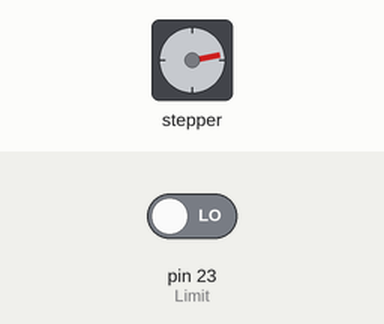
Bench run of a sketch on a simulated Arduino Mega 2560, built with avr-gcc and run on an emulated ATmega2560. On the bench: stepper motor. Wiring (inferred from the names in the program): stepper motor driver (200 steps per turn assumed): step pin 3; direction pin 4. Inputs (shaded band) come from the test bench; at power-on: pin 23 (Limit) LOW.

Above: at 1.2 s.
1.3 s: pin 23 (Limit) driven HIGH
At 7.1 s:
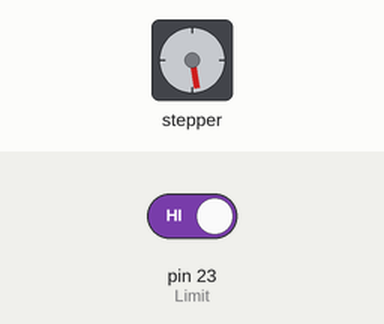
At 18.4 s:
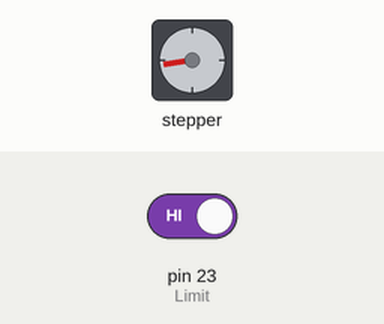
Timing chart, 0 to 29.2 s (numbered marks = the images above; inputs shaded):
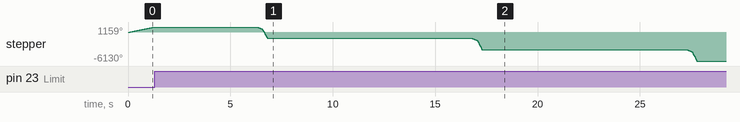

The sketch:

Stepper_Driver.ino
```cpp
int PUL=3; //define Pulse pin
int DIR=4; //define Direction pin
int Limit = 23; //define Enable Pin

//accelstepper

int timeDel = 100;
int steps = 1350;

void setup() {
  pinMode (PUL, OUTPUT);
  pinMode (DIR, OUTPUT);
  pinMode (Limit, INPUT);

}

void loop()
{
  Serial.println(digitalRead(Limit));
  while(digitalRead(Limit) == LOW)
  {
    digitalWrite(DIR,HIGH);
    digitalWrite(PUL,HIGH);
    delayMicroseconds(10*timeDel);
    digitalWrite(PUL,LOW);
    delayMicroseconds(10*timeDel);
  }

  if(digitalRead(Limit) == HIGH)
  {
    delay(5000);
    int mult = 1;
    for (int i=0; i<steps; i++)
    {
      if(i < 250){
        mult = 5;
      }
      else{
        mult = 1;
      }

      digitalWrite(DIR,LOW);
      digitalWrite(PUL,HIGH);
      delayMicroseconds(timeDel*mult);
      digitalWrite(PUL,LOW);
      delayMicroseconds(timeDel*mult);
    }
    delay(5000);
  }
}
```
